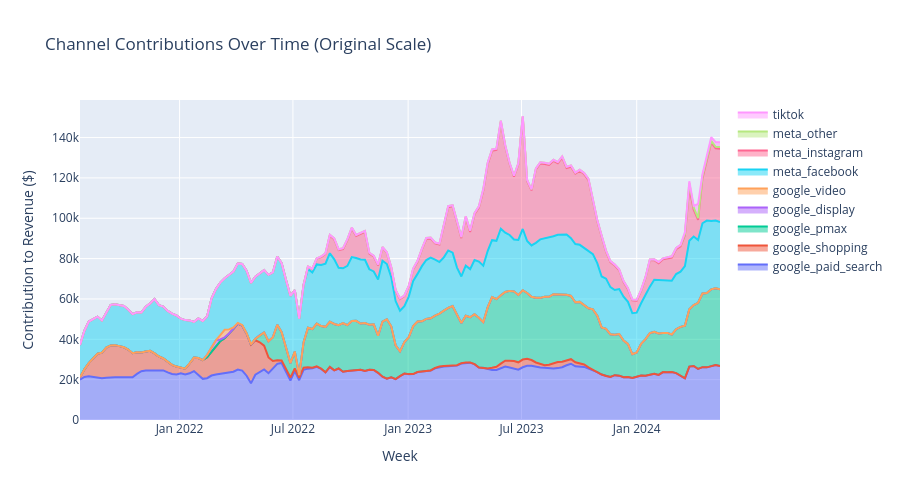

Notebook cell for this chart:
### Code cell
fig = go.Figure()
for ch in cols_spend:
    fig.add_trace(go.Scatter(
        x=df["week_start"], y=contributions[ch],
        name=ch.replace("_spend", ""), stackgroup="one",
    ))
fig.update_layout(
    title="Channel Contributions Over Time (Original Scale)",
    xaxis_title="Week", yaxis_title="Contribution to Revenue ($)",
    height=500,
)
fig.show()

### Figure 1 — Plotly figure (JSON) as saved in the notebook; plotly's stock layout.template omitted (floating-point values rounded to 4 significant figures; data arrays with more than 128 entries replaced by an {"elided": "..."} marker saying what was removed)
{"data": [{"name": "google_paid_search", "stackgroup": "one", "type": "scatter", "x": {"elided": "147 str values"}, "y": {"elided": "147 float values"}}, {"name": "google_shopping", "stackgroup": "one", "type": "scatter", "x": {"elided": "147 str values"}, "y": {"elided": "147 float values"}}, {"name": "google_pmax", "stackgroup": "one", "type": "scatter", "x": {"elided": "147 str values"}, "y": {"elided": "147 float values"}}, {"name": "google_display", "stackgroup": "one", "type": "scatter", "x": {"elided": "147 str values"}, "y": {"elided": "147 float values"}}, {"name": "google_video", "stackgroup": "one", "type": "scatter", "x": {"elided": "147 str values"}, "y": {"elided": "147 float values"}}, {"name": "meta_facebook", "stackgroup": "one", "type": "scatter", "x": {"elided": "147 str values"}, "y": {"elided": "147 float values"}}, {"name": "meta_instagram", "stackgroup": "one", "type": "scatter", "x": {"elided": "147 str values"}, "y": {"elided": "147 float values"}}, {"name": "meta_other", "stackgroup": "one", "type": "scatter", "x": {"elided": "147 str values"}, "y": {"elided": "147 float values"}}, {"name": "tiktok", "stackgroup": "one", "type": "scatter", "x": {"elided": "147 str values"}, "y": {"elided": "147 float values"}}], "layout": {"height": 500, "title": {"text": "Channel Contributions Over Time (Original Scale)"}, "xaxis": {"title": {"text": "Week"}}, "yaxis": {"title": {"text": "Contribution to Revenue ($)"}}}}
